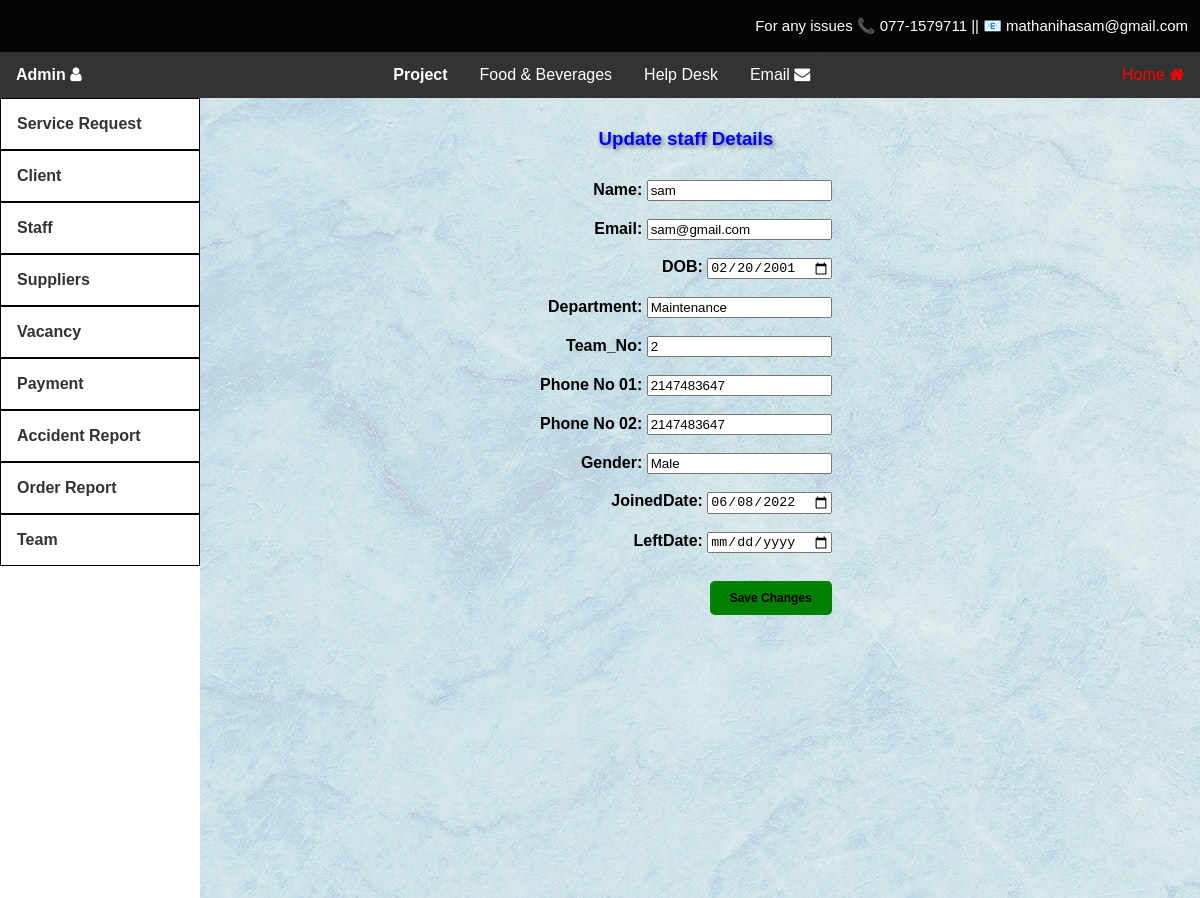
The app's page /adminDashEditStaff.php?staff_ID=1 with its own data.
### tables this page shows
CREATE TABLE `staff` (
  `staff_ID` int(50) NOT NULL,
  `name` text NOT NULL,
  `email` varchar(50) DEFAULT NULL,
  `DOB` date NOT NULL,
  `Department` varchar(15) DEFAULT NULL,
  `Team_No` varchar(15) DEFAULT NULL,
  `PhoneNo1` int(15) NOT NULL,
  `PhoneNo2` int(15) NOT NULL,
  `Gender` text NOT NULL,
  `JoinedDate` date NOT NULL,
  `LeftDate` date DEFAULT NULL
);

### html/adminDashEditStaff.php (the view, shortened to what this page needs)
<?php
@include 'config.php';
if (isset($_GET['staff_ID'])) {
    $staffIdToEdit = $_GET['staff_ID'];
    $selectQuery = "SELECT * FROM staff WHERE staff_ID = $staffIdToEdit";
    $result = mysqli_query($conn, $selectQuery);
    $clientData = mysqli_fetch_assoc($result);
}
?>
<!DOCTYPE html>
<html>
<head>
  <link rel="stylesheet" href="adminDashStyle.css">
     <link rel="stylesheet" href="https://cdnjs.cloudflare.com/ajax/libs/font-awesome/4.7.0/css/font-awesome.min.css">
</head>
<body >
  <div class="headerContantDetails">
    <p>For any issues 📞 077-1579711 || 📧 mathanihasam@gmail.com</p>
  </div>
  <div class="topnav">
    <div class="left-nav">
      <div class="dropdown">
        <button class="dropbtn">Admin <i class="fa fa-user fa-1x" aria-hidden="true"></i></button>
      </div>
    </div>
    <div class="center-nav">
      <div class="dropdown">
        <button class="dropbtn">Project</button>
      </div>
      <a href="#">Food & Beverages </a>
      <a href="#">Help Desk</a>
      <a href="#">Email <i class="fa fa-envelope fa-1x" aria-hidden="true"></i></a>
    </div>
    <div class="right-nav">
      <a href="adminDash.html" class="selected">Home <i class="fa fa-home fa-1x" aria-hidden="true"></i></a>
    </div>
  </div>
   <div class="sidenav">
    <a href="AdminDashViewServiceRequest.php" id="box">Service Request</a>
    <div class="main-topic">
      <a onclick="toggleSubnav(this);" href="#" id="box">Client</a>
    </div>
    <div class="main-topic">
      <a onclick="toggleSubnav(this);" href="#" id="box">Staff</a>
    </div>
    <div class="main-topic">
      <a onclick="toggleSubnav(this);" href="#" id="box">Suppliers</a>
    </div>
    <div class="main-topic">
      <a onclick="toggleSubnav(this);" href="#" id="box">Vacancy</a>
    </div>
    <div class="main-topic">
      <a onclick="toggleSubnav(this);" href="#" id="box">Payment</a>
    </div>
    <a href="adminDashAccidentReportViewDelete.php" id="box">Accident Report</a>
    <a href="adminDashOrderReportViewDelete.php" id="box">Order Report</a>
    <div class="main-topic">
      <a onclick="toggleSubnav(this);" href="#" id="box">Team</a>
    </div>
  </div>
  <div class="main" >
    <div class="mainarea">
    <form method="POST" action="#">
       <h3>Update staff Details</h3>
        <label>Name:</label>
        <input type="text" name="name" value="<?php echo $clientData['name']; ?>" required><br><br>
        <label>Email:</label>
        <input type="email" name="email" value="<?php echo $clientData['email']; ?>" ><br><br>
        <label>DOB:</label>
        <input type="date" name="DOB" value="<?php echo $clientData['DOB']; ?>" required><br><br>
        <label>Department:</label>
        <input type="text" name="Department" value="<?php echo $clientData['Department']; ?>" required><br><br>
        <label>Team_No:</label>
        <input type="number" name="Team_No" value="<?php echo $clientData['Team_No']; ?>" required><br><br>
        <label>Phone No 01:</label>
        <input type="number" name="PhoneNo1" value="<?php echo $clientData['PhoneNo1']; ?>" required><br><br>
        <label>Phone No 02:</label>
        <input type="number" name="PhoneNo2" value="<?php echo $clientData['PhoneNo2']; ?>"><br><br>
        <label>Gender:</label>
        <input type="text" name="Gender" value="<?php echo $clientData['Gender']; ?>" required><br><br>
        <label>JoinedDate:</label>
        <input type="date" name="JoinedDate" value="<?php echo $clientData['JoinedDate']; ?>" required><br><br>
        <label>LeftDate:</label>
        <input type="date" name="LeftDate" value="<?php echo $clientData['LeftDate']; ?>" ><br><br>
        <button type="submit">Save Changes</button>
    </form>
</body>
</html>
</body>
</html>

### html/adminDashStyle.css (style rules this page uses)
body { background-image: url(./images/ClientdashBg.jpg);; font-family: Arial, sans-serif; margin: 0; padding: 0; }
.headerContantDetails { background-color: #000000f9; padding: 2px; }
.headerContantDetails p { color: #ffffff; font-size: 15px; text-align: right; cursor: pointer; margin-right: 10px; }
.topnav { background-color: #333; color: #ffffff; overflow: hidden; display: flex; justify-content: space-between; }
.topnav .left-nav, .topnav .center-nav, .topnav .right-nav { display: flex; }
.topnav a { color: #fff; text-align: center; padding: 14px 16px; text-decoration: none; }
.topnav .dropdown { overflow: hidden; }
.topnav .dropdown .dropbtn { font-size: 16px; border: none; outline: none; color: #fff; padding: 14px 16px; background-color: inherit; font-family: inherit; margin: 0; }
#box { border: 1.5px solid rgb(0, 0, 0); }
.sidenav { background-color: #ffffff; float: left; font-weight: bold; width: 200px; height: 100vh; }
.sidenav a { display: block; padding: 16px; text-decoration: none; color: #333; }
a.selected { color: rgb(255, 0, 0); }

### html/adminDashEditStaff.php (style rules this page uses)
.mainarea { display: flex; margin: 10px 0; margin-left:45%; flex-basis: 30%; text-align: right; padding-right: 10px; font-weight: bold; }
.mainarea h3 { text-align:center; color:blue; text-shadow: 2px 2px 4px rgba(0, 0, 0, 0.5); margin-top:20px; margin-bottom:30px; }
button { margin: 0; padding: 0; border: none; background: none; cursor: pointer; display: inline-block; padding: 10px 20px; border: none; background-color: green; margin-top:10px; color: black; font-weight: bold; font-size: 12px; text-align: center; text-decoration: none; border-radius: 5px; transition: background-color 0.3s, color 0.3s; }

### records on screen
staff: name "sam", email "sam@gmail.com", DOB "02/20/2001", Department "Maintenance", Team_No "2", PhoneNo1 "2147483647", PhoneNo2 "2147483647", Gender "Male", JoinedDate "06/08/2022"
